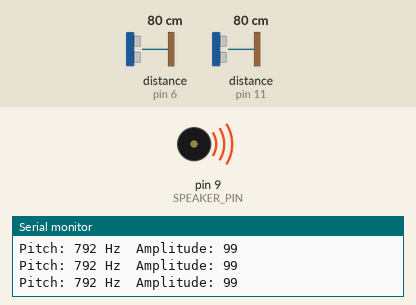
This sketch was run on a simulated Arduino Uno, built with avr-gcc and run on an emulated ATmega328P. Parts: buzzer (waves = sounding), the last lines printed to the serial monitor. Wiring (inferred from the names in the program): 2 × ultrasonic range finder: trigger pin 5, echo pin 6 / trigger pin 10, echo pin 11. Inputs (shaded band) come from the test bench; at power-on: distance to the obstacle (sensors on pin 6, pin 11) 80 cm. The echo pulse lasts 58.3 µs per cm.

Above: at 1.2 s.
1.3 s: distance to the obstacle (sensor on pin 6) set to 2 cm
At 1.43 s:
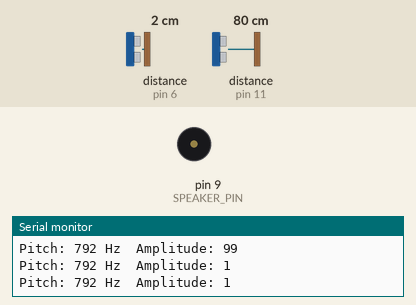
4.3 s: distance to the obstacle (sensor on pin 11) set to 4 cm
7.3 s: distance to the obstacle (sensor on pin 6) set to 35 cm
At 8.1 s:
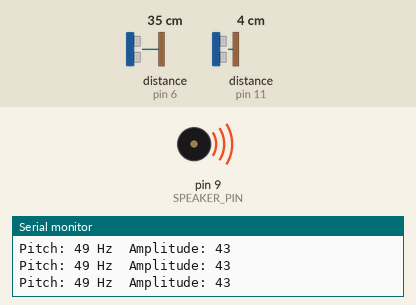
10.3 s: distance to the obstacle (sensor on pin 6) set to 250 cm
At 11.1 s:
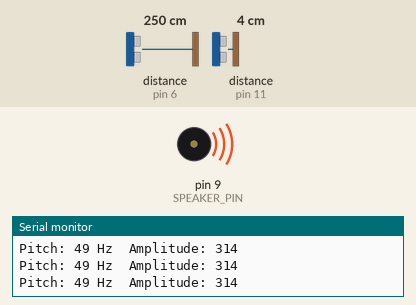
13.3 s: distance to the obstacle (sensor on pin 6) set to 4 cm
At 13.44 s:
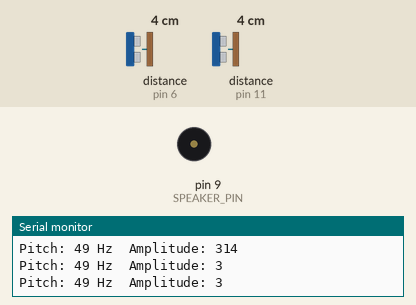
16.3 s: distance to the obstacle (sensor on pin 11) set to 9 cm
Timing chart, 0 to 19.3 s (numbered marks = the images above; inputs shaded):
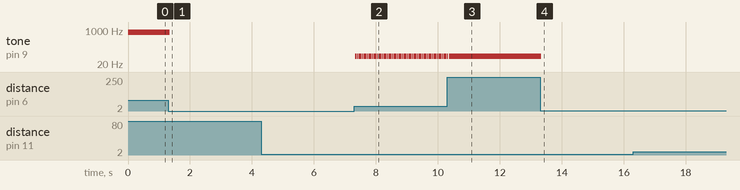

The sketch:

theremin_code.ino
```cpp
// Pin definitions
#define SPEAKER_PIN 9
#define TRIGGER_PIN_1 10
#define ECHO_PIN_1 11
#define TRIGGER_PIN_2 5
#define ECHO_PIN_2 6


void setup() {
  Serial.begin(9600);
  pinMode(TRIGGER_PIN_1, OUTPUT);
  pinMode(ECHO_PIN_1, INPUT);
  pinMode(TRIGGER_PIN_2, OUTPUT);
  pinMode(ECHO_PIN_2, INPUT);
  pinMode(SPEAKER_PIN, OUTPUT);
}

void loop() {
  long duration1, distance1, duration2, distance2;

  // Measure distance from first ultrasonic sensor
  digitalWrite(TRIGGER_PIN_1, LOW);
  delayMicroseconds(2);
  digitalWrite(TRIGGER_PIN_1, HIGH);
  delayMicroseconds(10);
  digitalWrite(TRIGGER_PIN_1, LOW);
  duration1 = pulseIn(ECHO_PIN_1, HIGH);
  distance1 = duration1 * 0.034 / 2;

  // Measure distance from second ultrasonic sensor
  digitalWrite(TRIGGER_PIN_2, LOW);
  delayMicroseconds(2);
  digitalWrite(TRIGGER_PIN_2, HIGH);
  delayMicroseconds(10);
  digitalWrite(TRIGGER_PIN_2, LOW);
  duration2 = pulseIn(ECHO_PIN_2, HIGH);
  distance2 = duration2 * 0.034 / 2;

  // Map distance to frequency for pitch control
  int pitch = map(distance1, 0, 200, 20, 2000);

  // Map distance to amplitude for volume control
  int amplitude = map(distance2, 0, 200, 0, 255);

  // Output pitch and amplitude to serial monitor
  Serial.print("Pitch: ");
  Serial.print(pitch);
  Serial.print(" Hz\t");
  Serial.print("Amplitude: ");
  Serial.println(amplitude);

  // Generate sound based on pitch and amplitude
  tone(SPEAKER_PIN, pitch, amplitude);

  delay(50);
}
```

Measured:
- after the input at 1.3 s, tone on pin 9 (SPEAKER_PIN): 792 Hz → silent after 0.05 s
- after the input at 7.3 s, tone on pin 9 (SPEAKER_PIN): alternates 49 Hz for 0.04 s and silent for 0.01 s, starting at once
- after the input at 10.3 s, tone on pin 9 (SPEAKER_PIN): goes on until 10.4 s, then stays 49 Hz
- after the input at 13.3 s, tone on pin 9 (SPEAKER_PIN): 49 Hz → silent at once
